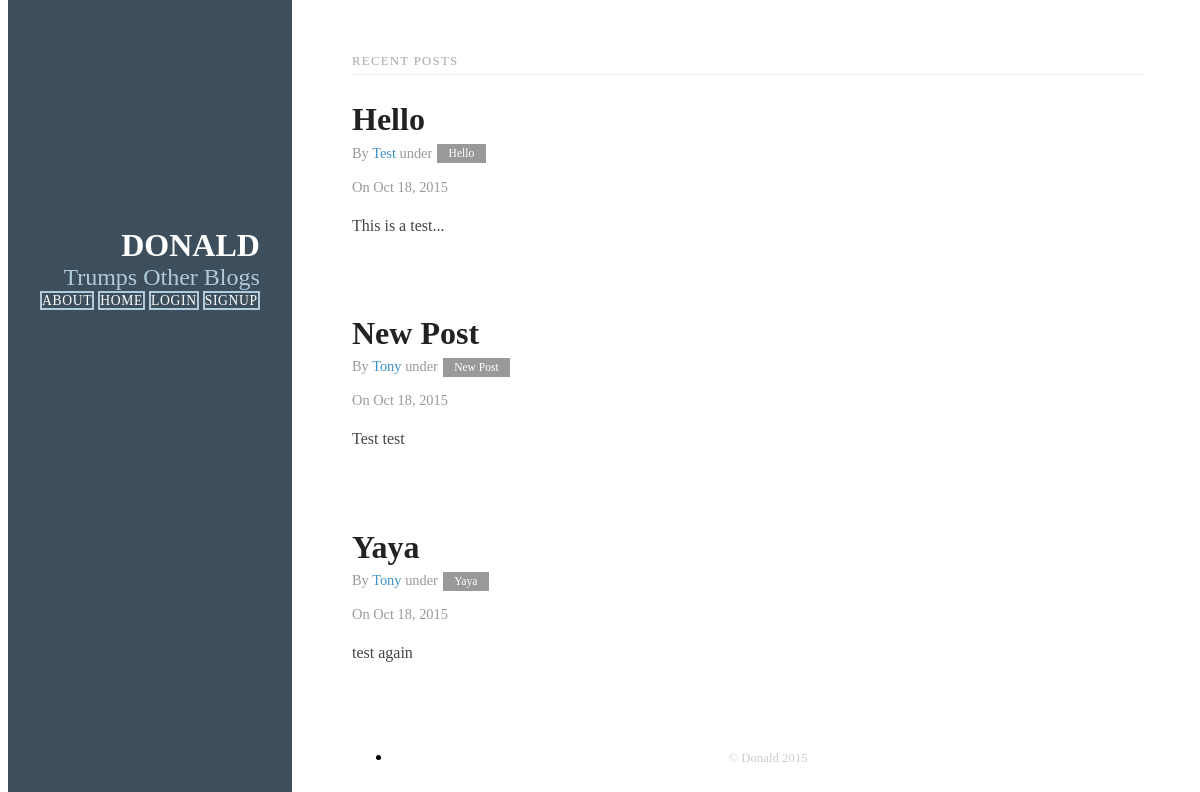
Before: / with the older database file.
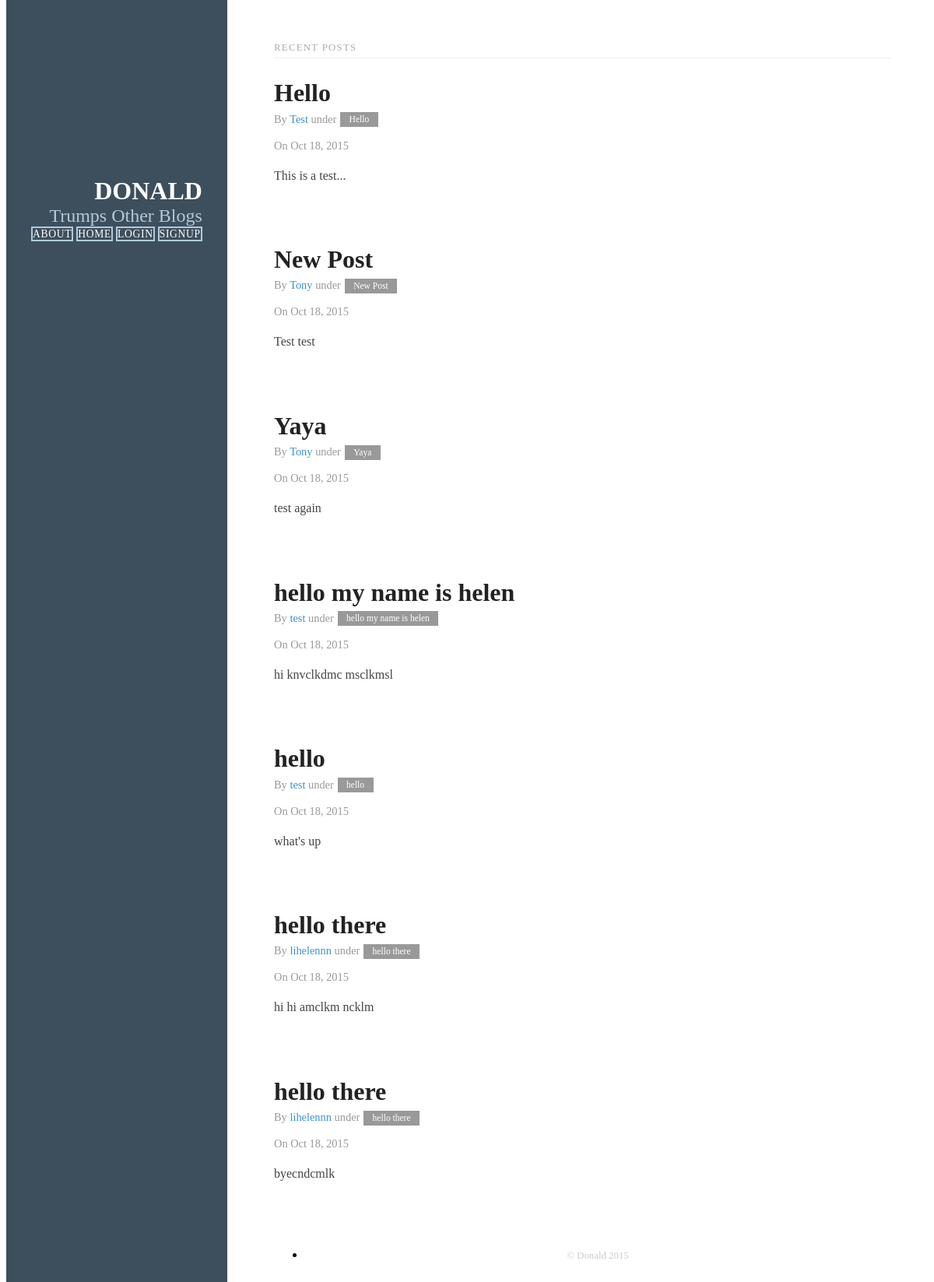
After: the same page with the newer database file.
### tables this page shows
CREATE TABLE posts(title TEXT, body TEXT, slug TEXT, username TEXT, created TEXT);

### app.py (the view)
@app.route('/')
def home():
    posts = query.getAllPosts()
    if 'user' in session:
        n=session['user']
        return render_template('home.html', posts=posts, n=n)
    return render_template('home.html', posts=posts)

### databases/query.py (called while the page is built)
def getAllPosts():
    con = sqlite3.connect("donald.db")
    cur=con.cursor()
    posts = []
    sql = "SELECT * FROM posts"
    for post in cur.execute(sql).fetchall():
        posts.append(transform.post(post))
        print posts
    con.close()
    return posts

### databases/transform.py (called while the page is built)
def post(post):
    return {
        "title": post[0],
        "body": post[1],
        "slug": post[2],
        "username": post[3],
        "created": post[4]
    }

### templates/home.html (shortened to what this page needs)
<!DOCTYPE html>
<html lang="en">
<head>
  <link rel="stylesheet" href="http://yui.yahooapis.com/pure/0.6.0/pure-min.css">
  <link rel="stylesheet" href="http://yui.yahooapis.com/pure/0.6.0/grids-responsive-min.css">
  <link rel="stylesheet" href="/static/donald.css">
</head>
<body>
  <div id="layout" class="pure-g">
    <div class="sidebar pure-u-1 pure-u-md-1-4">
      <div class="header">
        <h1 class="brand-title">Donald</h1>
        <h2 class="brand-tagline">Trumps Other Blogs</h2>
        <nav class="nav">
          <ul class="nav-list">
            <li class="nav-item">
	      {% if not n %}
              <a class="pure-button" href="/about">About</a>
              <a class="pure-button" href="/">Home</a>
              <a class="pure-button" href="/login">Login</a>
              <a class="pure-button" href="/signup">Signup</a>
	      {% else %}
              <a class="pure-button" href="/about">About</a>
              <a class="pure-button" href="/">Home</a>
              <a class="pure-button" href="/profile">Profile</a>
              <a class="pure-button" href="/new">New</a>
	      {% endif %}
            </li>
          </ul>
        </nav>
      </div>
    </div>
    <div class="content pure-u-1 pure-u-md-3-4">
      <div>
        <div class="posts">
          <h1 class="content-subhead">Recent Posts</h1>
          {% for post in posts %}
          <section class="post">
            <header class="post-header">
              <h2 class="post-title">{{post.title}}</h2>
              <p class="post-meta">
                By <a class="post-author" href="/@{{post.username}}">{{post.username}}</a> under <a class="post-category" href="@{{post.username}}/{{post.slug}}">{{post.title}}</a>
                <br>
                <br>
                On {{post.created}}
              </p>
            </header>
            <div class="post-description">
              <p>
                {{post.body}}
              </p>
            </div>
          </section>
          {% endfor %}
        </div>
        <div class="footer">
          <div class="pure-menu pure-menu-horizontal">
            <ul>
              <li class="pure-menu-item"><a href="" class="pure-menu-link">&copy; Donald 2015</a></li>
            </ul>
          </div>
        </div>
      </div>
    </div>
  </div>
</body>
</html>

Changed rows visible on the page:
added posts: title "hello my name is helen", username "test", created "Oct 18, 2015", body "hi knvclkdmc msclkmsl"
added posts: title "hello", username "test", created "Oct 18, 2015", body "what's up"
added posts: title "hello there", username "lihelennn", created "Oct 18, 2015", body "hi hi amclkm ncklm"
added posts: title "hello there", username "lihelennn", created "Oct 18, 2015", body "byecndcmlk"
